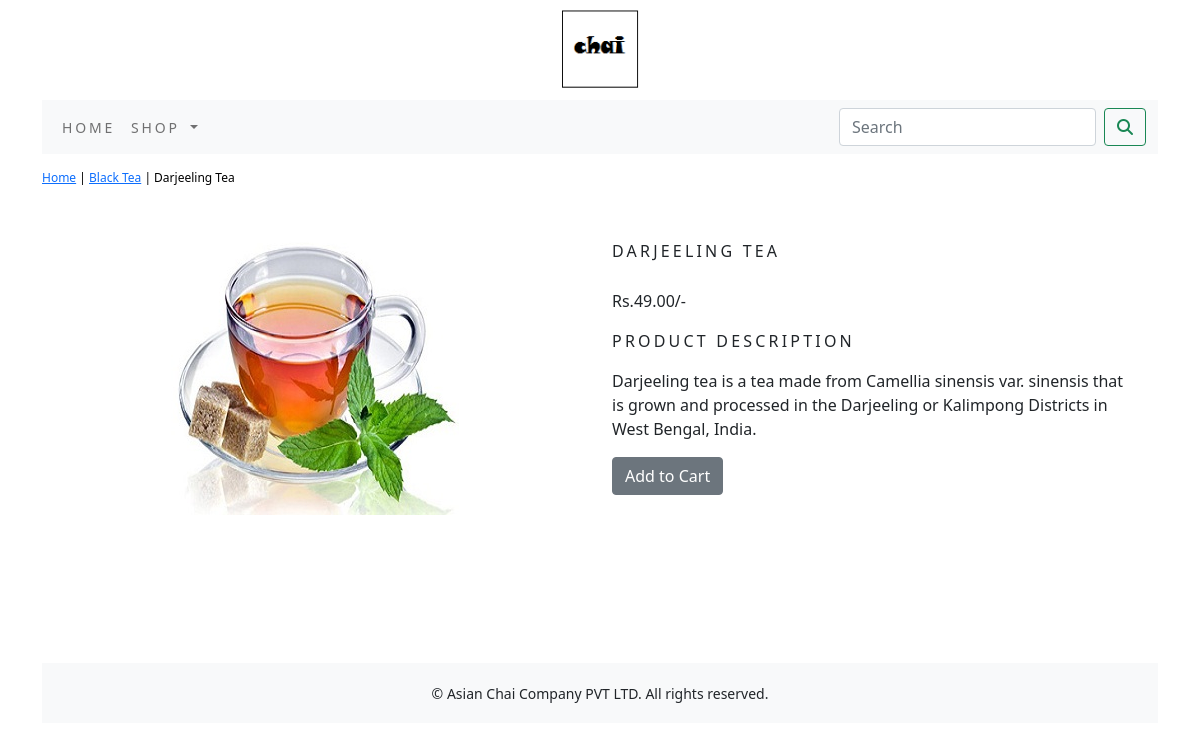
The page /black-tea/darjeeling-tea/ on the database its author committed.
### shop/models.py (models this page shows, shortened)
class Product(models.Model):
    name = models.CharField(max_length=250, unique=True)
    slug = models.SlugField(max_length=250, unique=True)
    description = models.TextField(blank=True)
    price = models.DecimalField(max_digits=10, decimal_places=2)
    category = models.ForeignKey(Category, on_delete=models.CASCADE)
    image = models.ImageField(upload_to='product', blank=True)
    stock = models.IntegerField()
    available = models.BooleanField(default=True)
    created = models.DateTimeField(auto_now_add=True)
    updated = models.DateTimeField(auto_now=True)
    class Meta:
        ordering = ('name',)
        verbose_name = 'product'
        verbose_name_plural = 'products'

class Category(models.Model):
    name = models.CharField(max_length=250, unique=True)
    slug = models.SlugField(max_length=250, unique=True)
    description = models.TextField(blank=True)
    image = models.ImageField(upload_to='category', blank=True)
    class Meta:
        ordering = ('name',)
        verbose_name = 'category'
        verbose_name_plural = 'categories'
    def get_url(self):
        return reverse('shop:products_by_category', args=[self.slug])
    def __str__(self):
        return '{}'.format(self.name)

### shop/views.py (the view)
# urls.py: path('<slug:c_slug>/<slug:product_slug>/', views.prodDetail, name='prodCatDetail'),
def prodDetail(request, c_slug, product_slug):
    try:
        product = Product.objects.get(category__slug=c_slug, slug=product_slug)
    except Exception as e:
        raise e
    return render(request, 'product.html', {'product': product})

### cart/context_processors.py (called while the page is built)
def counter(request):
    item_count = 0
    if 'admin' in request.path:
        return {}
    else:
        try:
            cart = Cart.objects.filter(cart_id=_cart_id(request))
            cart_items = CartItem.objects.all().filter(cart=cart[:1])
            for cart_item in cart_items:
                item_count += cart_item.quantity
        except Cart.DoesNotExist:
            item_count = 0
    return dict(item_count=item_count)

### cart/views.py (called while the page is built)
def _cart_id(request):
    cart = request.session.session_key
    if not cart:
        cart = request.session.create()
    return cart

### shop/context_processors.py (called while the page is built)
def menu_links(request):
    links = Category.objects.all()
    return dict(links=links)

### template/product.html (shortened to what this page needs)
{% extends 'base.html' %}
{% load static %}
{% block content %}
<div class="row my_prod_row_class">
    <div class="mx-auto">
        <p><a href="{% url 'shop:allProdCat' %}">Home</a> | <a href="{{product.category.get_url}}">{{product.category}}</a> | {{product.name}}</p>
    </div>
<div class="container">
<br>
<div class="row">
    <div class="col-12 col-sm-12 col-md-12 col-lg-6 text-center">
        <div style="min-width:18rem; height:26rem;">
            <img src="{{product.image.url}}" alt="{{product.name}}">
        </div>
    </div>
    <div class="col-12 col-sm-12 col-md-12 col-lg-6">
        <div>
        <h1 class="my_prod_title">{{product.name}}</h1>
        <p>Rs.{{product.price}}/-</p>
        <p class="my_title">Product Description</p>
        <p class="text-justify my_prod_text">{{product.description}}</p>
        {% if product.stock <= 0 %}
        <p class="text-justify my_prod_text"><b>Out of Stock</b></p>
        {% else %}
        <a class="btn btn-secondary" href="{% url 'cart:add_cart' product.id %}">Add to Cart</a>
        {% endif %}
        </div>
    </div>
</div>
</div>
</div>
{% endblock %}

### static/css/custom.css (style rules this page uses)
body { font-family: 'Roboto', sans-serif; }
.my_title { font-size:16px; text-transform:uppercase; letter-spacing:.2em; }
.my_prod_row_class { padding-top:15px; padding-bottom:20px; }
.my_prod_row_class .mx-auto { color:#000; font-size:12px; text-decoration:none; }
.my_prod_title { font-size:16px; text-transform:uppercase; letter-spacing:.2em; padding-top:15px; padding-bottom:20px; }
.my_prod_text { padding-right:20px; }

### rows shown on the page
Product: category "Black Tea", name "Darjeeling Tea", image (picture), name "DARJEELING TEA", price "49.00", description "Darjeeling tea is a tea made from Camellia sinensis var. sinensis that is grown and processed in the Darjeeling or Kalimpong Districts in West Bengal, India."
